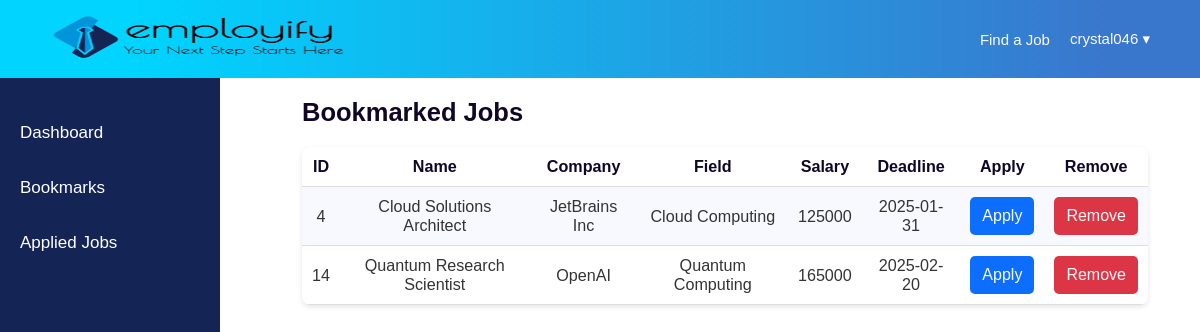
Page /js_bookmarks.php (signed in) on the committed database.
### tables this page shows
CREATE TABLE `seeker_bookmarks` (
  `S_id` varchar(12) NOT NULL,
  `A_id` int(12) NOT NULL
);

CREATE TABLE `applications` (
  `A_id` int(12) NOT NULL,
  `Name` text NOT NULL,
  `R_id` varchar(12) NOT NULL,
  `Status` tinyint(1) NOT NULL DEFAULT 1 COMMENT 'Active = 1\r\nInactive = 0',
  `Deadline` date NOT NULL,
  `Field` varchar(30) NOT NULL,
  `Posted_Date` date NOT NULL DEFAULT current_timestamp(),
  `Description` text NOT NULL,
  `Salary` int(11) NOT NULL
);

CREATE TABLE `recruiter` (
  `R_id` varchar(12) NOT NULL,
  `FName` text NOT NULL,
  `LName` text NOT NULL,
  `Gender` tinyint(1) NOT NULL COMMENT '0 = Female\r\n1 = Male',
  `Email` varchar(255) NOT NULL,
  `Password` varchar(255) NOT NULL,
  `DoB` date NOT NULL DEFAULT current_timestamp(),
  `CName` varchar(30) DEFAULT NULL COMMENT 'Company Name',
  `CDescription` varchar(30) DEFAULT NULL COMMENT 'Company Description',
  `Contact` int(11) NOT NULL
);

### js_bookmarks.php (the view, shortened to what this page needs)
<!DOCTYPE html>
<html lang="en">
<head>
    <link rel="stylesheet" href="style.css" />
</head>
<body>
    <?php include 'includes/js_navbar.php'; ?>
    <?php include 'includes/js_sidebar.php'; ?>
    <div class="jobs_content">
        <h2>Bookmarked Jobs</h2>
        <?php
        require_once 'DBconnect.php';
        $username = $_SESSION['username'];
        $query = "SELECT sb.A_id, a.Name, r.CName, a.Field, a.Salary, a.Deadline, a.Description,
                 (SELECT COUNT(*) FROM seeker_seeks ss WHERE ss.S_id = ? AND ss.A_id = sb.A_id) AS has_applied
                  FROM seeker_bookmarks sb
                  INNER JOIN applications a ON sb.A_id = a.A_id
                  INNER JOIN recruiter r ON a.R_id = r.R_id
                  WHERE sb.S_id = ?";
        $stmt = $con->prepare($query);
        $stmt->bind_param("ss", $username, $username);
        $stmt->execute();
        $result = $stmt->get_result();
        if ($result->num_rows > 0) {
            echo '<table class="bookmarked-jobs-table">';
            echo '<tr>
                    <th>ID</th>
                    <th>Name</th>
                    <th>Company</th>
                    <th>Field</th>
                    <th>Salary</th>
                    <th>Deadline</th>
                    <th>Apply</th>
                    <th>Remove</th>
                </tr>';
            while ($row = $result->fetch_assoc()) {
                echo '<tr>';
                echo '<td>' . htmlspecialchars($row['A_id']) . '</td>';
                echo '<td>' . htmlspecialchars($row['Name']) . '</td>';
                echo '<td>' . htmlspecialchars($row['CName']) . '</td>';
                echo '<td>' . htmlspecialchars($row['Field']) . '</td>';
                echo '<td>' . htmlspecialchars($row['Salary']) . '</td>';
                echo '<td>' . htmlspecialchars($row['Deadline']) . '</td>';
                if ($row['has_applied'] > 0) {
                    echo '<td><button class="applied-button" disabled>Applied</button></td>';
                } else {
                    echo '<td><a href="js_apply.php?A_id=' . htmlspecialchars($row['A_id']) .
                        '" class="search-button" name="apply">Apply</a></td>';
                }
                echo '<td><a href="js_remove_bookmark.php?A_id=' . htmlspecialchars($row['A_id']) .
                    '" class="status rejected" name="remove">Remove</a></td>';
                echo '</tr>';
            }
            echo '</table>';
        } else {
            echo "<p>You have not bookmarked any jobs yet.</p>";
        }
        ?>
    </div>
</body>
</html>

### style.css (style rules this page uses)
* { margin: 0; padding: 0; box-sizing: border-box; font-family: "Poppins", sans-serif; }
body { margin: 0; padding: 0; width: -webkit-fill-available; height: fit-content; font-family: "Noto Sans", serif; font-size: 17px; color: #100727; z-index: -1; backdrop-filter: blur(2px); position: relative; }
h2 { margin-bottom: 15px; }
a { color: black; text-decoration: none; }
table { width: 100%; border-collapse: collapse; margin: 20px 0; font-size: 0.95em; font-family: Arial, sans-serif; border-radius: 8px; overflow: hidden; box-shadow: 0 2px 5px rgba(0, 0, 0, 0.1); }
th { text-align: center; padding: 10px; border-bottom: 1px solid #ddd; }
td { text-align: center; padding: 10px; border-bottom: 1px solid #ddd; }
tr:nth-child(even) { background-color: #f8f9ff; }
td { color: #333; }
.jobs_content { margin-top: 20px; margin-left: 300px; margin-right: 50px; padding: 0 2px; background-color: white; max-height: 0; transition: max-height 0.2s ease-out; }
.status { height: 37.5px; max-width: fit-content; color: #fcfcfd; text-decoration: none; margin: auto; display: flex; justify-content: center; align-items: center; border: none; padding: 12px; font-size: 16px; border-radius: 5px; cursor: pointer; transition: background-color 0.3s ease; }
.status.rejected { background-color: #dc3545; }
.search-button { height: 37.5px; max-width: fit-content; background-color: #0d6efd; color: #fcfcfd; text-decoration: none; margin: auto; display: flex; justify-content: center; align-items: center; border: none; padding: 12px; font-size: 16px; border-radius: 5px; cursor: pointer; transition: background-color 0.3s ease; }

### rows in the picture
seeker_bookmarks: A "4", A.Name "Cloud Solutions Architect", recruiter.CName "JetBrains Inc", A.Field "Cloud Computing", A.Salary "125000", A.Deadline "2025-01-31"
seeker_bookmarks: A "14", A.Name "Quantum Research Scientist", recruiter.CName "OpenAI", A.Field "Quantum Computing", A.Salary "165000", A.Deadline "2025-02-20"

### other values in the picture
$username "crystal046"
